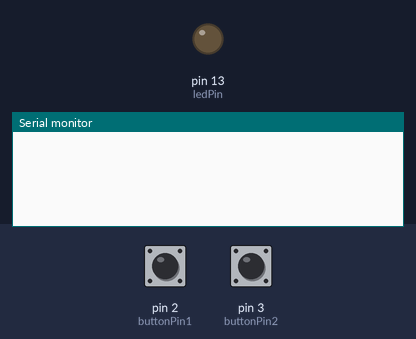
Bench run of a sketch on a simulated Arduino Uno, built with avr-gcc and run on an emulated ATmega328P. Shown: output pins drawn as LEDs (lit = HIGH), the last lines printed to the serial monitor. The test bench sets the inputs (shaded band); at power-on: pin 2 (buttonPin1) HIGH, pin 3 (buttonPin2) HIGH.

Above: at 1.2 s.
1.3 s: pin 2 (buttonPin1) pulled LOW for 0.15 s
At 2.0 s:
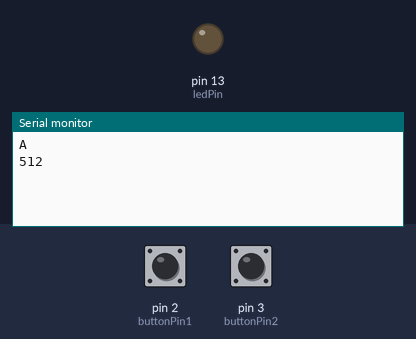
2.9 s: pin 3 (buttonPin2) pulled LOW for 0.15 s
At 3.2 s:
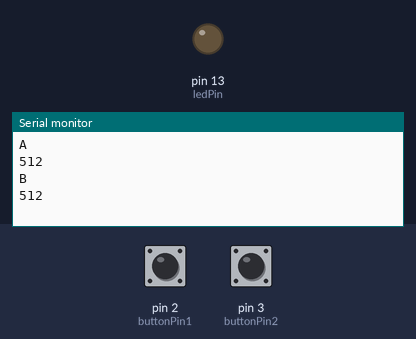

The sketch:

serial_buttons.ino
```cpp
int buttonPin1 = 2;         // Pino do botão 1
int buttonPin2 = 3;         // Pino do botão 2
int ledPin = 13;            // Pino do led

void setup() {
  pinMode(ledPin, OUTPUT);            // Inicia o pino do led como output
  pinMode(buttonPin1, INPUT_PULLUP);  // Inicia o pino do botão 1 como input_pullup
  pinMode(buttonPin2, INPUT_PULLUP);  // Inicia o pino do botão 2 como input_pullup
  Serial.begin(9600);				          // Inicia o Serial
}

void loop() {
  int buttonStatus1 = digitalRead(buttonPin1);  // Lê o estado do botão 1
  int buttonStatus2 = digitalRead(buttonPin2);  // Lê o estado do botão 2

  if (buttonStatus1 == LOW){              // Botão 1 foi pressionado
    	int potVal = analogRead(A0);   // Lê o valor do pot1
    	Serial.println("A");                // Manda o dado do pot1
    	Serial.println(potVal);
    	delay(500);                         // Delay de meio segundo
  }

  if (buttonStatus2 == LOW){              // Botão 2 foi pressionado
    int potVal = analogRead(A1);     // Lê o valor do pot2
  	Serial.println("B");                  // Manda o dado do pot2
  	Serial.println(potVal);
  	delay(500);                           // Delay de meio segundo
  }
}
```

Measured:
- after the input at 1.3 s, the serial monitor: prints a new line at once (image 1)
- after the input at 2.9 s, the serial monitor: prints a new line at once (image 2)
